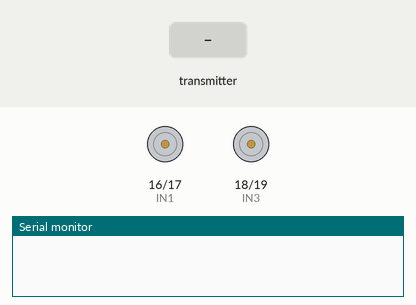
Bench run of a sketch on a simulated ESP32. Parts: motor-driver pin pairs drawn as motors (green arrow = first pin HIGH = forward, orange = second pin HIGH = backward, longer = more drive, scaled by the enable pin), the last lines printed to the serial monitor. The test bench sets the inputs (shaded band).

Above: at 1.2 s.
1.3 s: the transmitter starts sending xAxis = 0
At 2.3 s:
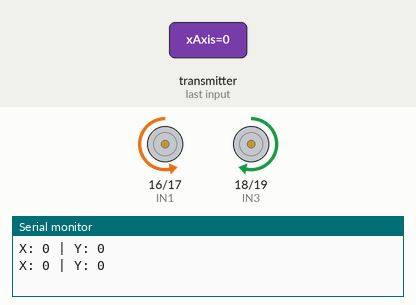
2.8 s: the transmitter starts sending xAxis = 2048
At 3.4 s:
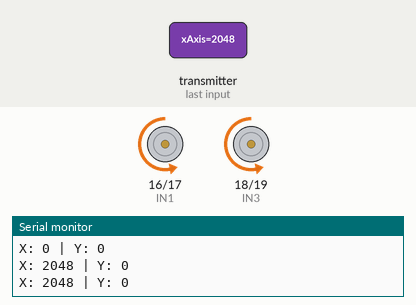
4.3 s: the transmitter starts sending yAxis = 4095
At 5.5 s:
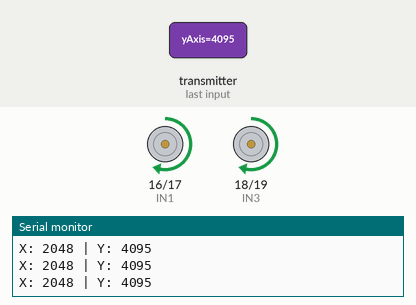
5.8 s: the transmitter starts sending xAxis = 4095
At 6.9 s:
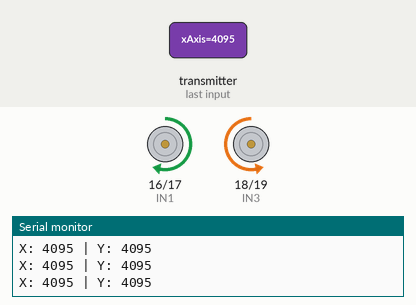
Timing chart, 0 to 8.3 s (numbered marks = the images above; inputs shaded):
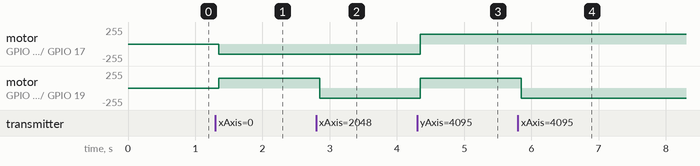

The sketch:

receiver_manual_car.ino
```cpp
#include <WiFi.h>
#include <esp_now.h>

// Motor pins
#define ENA 22
#define IN1 16
#define IN2 17
#define IN3 18
#define IN4 19
#define ENB 23

// Structure to receive data
typedef struct struct_message {
  int xAxis;
  int yAxis;
  bool buttonPressed;
} struct_message;

struct_message incomingData;

void setup() {
  Serial.begin(115200);

  // Motor pins
  pinMode(ENA, OUTPUT);
  pinMode(IN1, OUTPUT);
  pinMode(IN2, OUTPUT);
  pinMode(IN3, OUTPUT);
  pinMode(IN4, OUTPUT);
  pinMode(ENB, OUTPUT);

  // Init WiFi
  WiFi.mode(WIFI_STA);

  // Init ESP-NOW
  if (esp_now_init() != ESP_OK) {
    Serial.println("Error initializing ESP-NOW");
    return;
  }

  // Register receive callback
  esp_now_register_recv_cb(OnDataRecv);
}

void OnDataRecv(const esp_now_recv_info_t *info, const uint8_t *incomingDataBytes, int len) {
  memcpy(&incomingData, incomingDataBytes, sizeof(incomingData));
  Serial.print("X: ");
  Serial.print(incomingData.xAxis);
  Serial.print(" | Y: ");
  Serial.println(incomingData.yAxis);

  controlCar();
}

void controlCar() {
  int xAxis = incomingData.xAxis;
  int yAxis = incomingData.yAxis;

  if (yAxis > 3000 && abs(xAxis - 2048) < 800) {
    // Move Forward (and joystick is straight)
    digitalWrite(IN1, HIGH);
    digitalWrite(IN2, LOW);
    digitalWrite(IN3, HIGH);
    digitalWrite(IN4, LOW);
    analogWrite(ENA, 150);
    analogWrite(ENB, 150);
  }
  else if (yAxis < 1000 && abs(xAxis - 2048) < 800) {
    // Move Backward (and joystick is straight)
    digitalWrite(IN1, LOW);
    digitalWrite(IN2, HIGH);
    digitalWrite(IN3, LOW);
    digitalWrite(IN4, HIGH);
    analogWrite(ENA, 150);
    analogWrite(ENB, 150);
  }
  else if (xAxis < 1000) {
    // Turn Left
    digitalWrite(IN1, LOW);
    digitalWrite(IN2, HIGH);
    digitalWrite(IN3, HIGH);
    digitalWrite(IN4, LOW);
    analogWrite(ENA, 150);
    analogWrite(ENB, 150);
  }
  else if (xAxis > 3000) {
    // Turn Right
    digitalWrite(IN1, HIGH);
    digitalWrite(IN2, LOW);
    digitalWrite(IN3, LOW);
    digitalWrite(IN4, HIGH);
    analogWrite(ENA, 150);
    analogWrite(ENB, 150);
  }
  else {
    // Stop
    digitalWrite(IN1, LOW);
    digitalWrite(IN2, LOW);
    digitalWrite(IN3, LOW);
    digitalWrite(IN4, LOW);
    analogWrite(ENA, 0);
    analogWrite(ENB, 0);
  }
}

void loop() {
  // Nothing here, everything handled in OnDataRecv()
}
```

Measured:
- after the input at 1.3 s, motor on GPIO 16 (IN1) / GPIO 17 (IN2): stopped → backward 150/255 after 0.05 s; motor on GPIO 18 (IN3) / GPIO 19 (IN4): stopped → forward 150/255 after 0.05 s
- after the input at 2.8 s, motor on GPIO 18 (IN3) / GPIO 19 (IN4): forward 150/255 → backward 150/255 after 0.05 s
- after the input at 4.3 s, motor on GPIO 16 (IN1) / GPIO 17 (IN2), motor on GPIO 18 (IN3) / GPIO 19 (IN4): backward 150/255 → forward 150/255 after 0.05 s
- after the input at 5.8 s, motor on GPIO 18 (IN3) / GPIO 19 (IN4): forward 150/255 → backward 150/255 after 0.05 s
